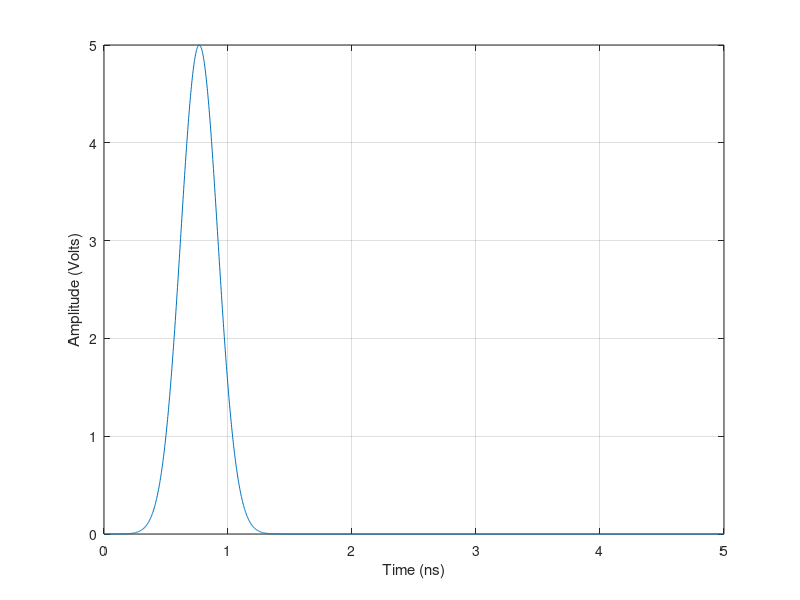

Source code (MATLAB):

% Pulse Parameters
vmax = 5; % volts
fc = 5e9; % GHz
bw = 50; % percent
v0 = 0.00001; % Maximum voltage allowed at t = 0
type = 'normal';

% Time vector
t = linspace(0,5e-9,2001);

% Compute sigma (control's pulse width)
sigma = 1/(2*pi*(fc*bw/100)/2.354820045030949);

% Compute mu (time offset)
% Note that this is only approximate for the Differentiated Pulse.
mu = sigma*sqrt(-2*log(v0/vmax));

if strcmp(type, 'normal')
    pulse = vmax*exp(-(t - mu).^2/(2*sigma^2));
elseif strcmp(type, 'diff')
    pulse = -vmax/sigma*(t - mu).*exp(0.5-(t - mu).^2/(2*sigma^2)); 
elseif strcmp(type, 'sinmod')
    pulse = vmax*exp(-(t - mu).^2/(2*sigma^2)).*cos(2*pi*fc*(t - mu)); 
else
    error('Unsupported pulse type')
end

figure(1)
plot(t*1e9, pulse)
xlabel('Time (ns)')
ylabel('Amplitude (Volts)')
grid on
hold all
